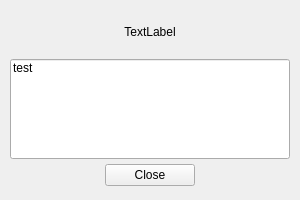
<?xml version="1.0" encoding="UTF-8"?>
<ui version="4.0">
 <class>FcPrompt</class>
 <widget class="QWidget" name="FcPrompt">
  <property name="geometry">
   <rect>
    <x>0</x>
    <y>0</y>
    <width>300</width>
    <height>200</height>
   </rect>
  </property>
  <property name="minimumSize">
   <size>
    <width>300</width>
    <height>200</height>
   </size>
  </property>
  <property name="windowTitle">
   <string>Prompt</string>
  </property>
  <property name="autoFillBackground">
   <bool>false</bool>
  </property>
  <property name="styleSheet">
   <string notr="true"/>
  </property>
  <layout class="QVBoxLayout" name="verticalLayout" stretch="0">
   <property name="leftMargin">
    <number>5</number>
   </property>
   <property name="topMargin">
    <number>5</number>
   </property>
   <property name="rightMargin">
    <number>5</number>
   </property>
   <property name="bottomMargin">
    <number>5</number>
   </property>
   <item>
    <layout class="QVBoxLayout" name="verticalLayout_6">
     <item>
      <widget class="QWidget" name="verticalWidget_2" native="true">
       <property name="maximumSize">
        <size>
         <width>16777215</width>
         <height>50</height>
        </size>
       </property>
       <layout class="QVBoxLayout" name="verticalLayout_3">
        <property name="topMargin">
         <number>20</number>
        </property>
        <item>
         <widget class="QLabel" name="labelText">
          <property name="maximumSize">
           <size>
            <width>16777215</width>
            <height>50</height>
           </size>
          </property>
          <property name="text">
           <string>TextLabel</string>
          </property>
          <property name="alignment">
           <set>Qt::AlignCenter</set>
          </property>
         </widget>
        </item>
       </layout>
      </widget>
     </item>
     <item>
      <layout class="QVBoxLayout" name="verticalLayout_4">
       <property name="leftMargin">
        <number>5</number>
       </property>
       <property name="topMargin">
        <number>5</number>
       </property>
       <property name="rightMargin">
        <number>5</number>
       </property>
       <property name="bottomMargin">
        <number>5</number>
       </property>
       <item>
        <widget class="QLineEdit" name="linPrint">
         <property name="sizePolicy">
          <sizepolicy hsizetype="Preferred" vsizetype="Preferred">
           <horstretch>0</horstretch>
           <verstretch>0</verstretch>
          </sizepolicy>
         </property>
         <property name="minimumSize">
          <size>
           <width>0</width>
           <height>100</height>
          </size>
         </property>
         <property name="text">
          <string>test</string>
         </property>
         <property name="alignment">
          <set>Qt::AlignLeading|Qt::AlignLeft|Qt::AlignTop</set>
         </property>
         <property name="readOnly">
          <bool>true</bool>
         </property>
        </widget>
       </item>
      </layout>
     </item>
     <item>
      <widget class="QWidget" name="verticalWidget" native="true">
       <property name="maximumSize">
        <size>
         <width>16777215</width>
         <height>50</height>
        </size>
       </property>
       <layout class="QVBoxLayout" name="verticalLayout_2">
        <property name="sizeConstraint">
         <enum>QLayout::SetMinAndMaxSize</enum>
        </property>
        <property name="leftMargin">
         <number>100</number>
        </property>
        <property name="rightMargin">
         <number>100</number>
        </property>
        <item>
         <widget class="QPushButton" name="btnClose">
          <property name="layoutDirection">
           <enum>Qt::LeftToRight</enum>
          </property>
          <property name="text">
           <string>Close</string>
          </property>
         </widget>
        </item>
       </layout>
      </widget>
     </item>
    </layout>
   </item>
  </layout>
 </widget>
 <resources/>
 <connections/>
</ui>
